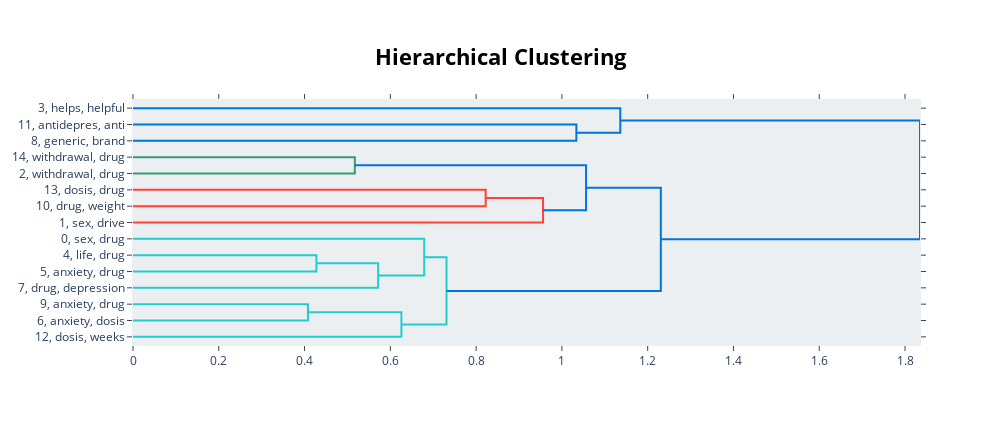

The notebook cell saved with this chart:
### Markdown cell above
**Hierchical clustering and top words**

### Code cell
#Hierarchical clustering 
model.visualize_hierarchy(custom_labels = True)

#Word scores
model.visualize_barchart(top_n_topics = 16, n_words=9, custom_labels=True, title= "Top Words Per Topic")

### Figure 1 — Plotly figure (JSON) as saved in the notebook; plotly's stock layout.template omitted (floating-point values rounded to 4 significant figures)
{"data": [{"hoverinfo": "text", "marker": {"color": "rgb(0,116,217)"}, "mode": "lines", "type": "scatter", "x": [0, 1.034, 1.034, 0], "xaxis": "x", "y": [-15, -15, -25, -25], "yaxis": "y"}, {"hoverinfo": "text", "marker": {"color": "rgb(0,116,217)"}, "mode": "lines", "type": "scatter", "x": [0, 1.136, 1.136, 1.034], "xaxis": "x", "y": [-5, -5, -20, -20], "yaxis": "y"}, {"hoverinfo": "text", "marker": {"color": "rgb(61,153,112)"}, "mode": "lines", "type": "scatter", "x": [0, 0.5172, 0.5172, 0], "xaxis": "x", "y": [-35, -35, -45, -45], "yaxis": "y"}, {"hoverinfo": "text", "marker": {"color": "rgb(255,65,54)"}, "mode": "lines", "type": "scatter", "x": [0, 0.8223, 0.8223, 0], "xaxis": "x", "y": [-55, -55, -65, -65], "yaxis": "y"}, {"hoverinfo": "text", "marker": {"color": "rgb(255,65,54)"}, "mode": "lines", "type": "scatter", "x": [0.8223, 0.9561, 0.9561, 0], "xaxis": "x", "y": [-60, -60, -75, -75], "yaxis": "y"}, {"hoverinfo": "text", "marker": {"color": "rgb(0,116,217)"}, "mode": "lines", "type": "scatter", "x": [0.5172, 1.056, 1.056, 0.9561], "xaxis": "x", "y": [-40, -40, -67.5, -67.5], "yaxis": "y"}, {"hoverinfo": "text", "marker": {"color": "rgb(35,205,205)"}, "mode": "lines", "type": "scatter", "x": [0, 0.4277, 0.4277, 0], "xaxis": "x", "y": [-95, -95, -105, -105], "yaxis": "y"}, {"hoverinfo": "text", "marker": {"color": "rgb(35,205,205)"}, "mode": "lines", "type": "scatter", "x": [0.4277, 0.5715, 0.5715, 0], "xaxis": "x", "y": [-100, -100, -115, -115], "yaxis": "y"}, {"hoverinfo": "text", "marker": {"color": "rgb(35,205,205)"}, "mode": "lines", "type": "scatter", "x": [0, 0.679, 0.679, 0.5715], "xaxis": "x", "y": [-85, -85, -107.5, -107.5], "yaxis": "y"}, {"hoverinfo": "text", "marker": {"color": "rgb(35,205,205)"}, "mode": "lines", "type": "scatter", "x": [0, 0.4079, 0.4079, 0], "xaxis": "x", "y": [-125, -125, -135, -135], "yaxis": "y"}, {"hoverinfo": "text", "marker": {"color": "rgb(35,205,205)"}, "mode": "lines", "type": "scatter", "x": [0.4079, 0.6258, 0.6258, 0], "xaxis": "x", "y": [-130, -130, -145, -145], "yaxis": "y"}, {"hoverinfo": "text", "marker": {"color": "rgb(35,205,205)"}, "mode": "lines", "type": "scatter", "x": [0.679, 0.7309, 0.7309, 0.6258], "xaxis": "x", "y": [-96.25, -96.25, -137.5, -137.5], "yaxis": "y"}, {"hoverinfo": "text", "marker": {"color": "rgb(0,116,217)"}, "mode": "lines", "type": "scatter", "x": [1.056, 1.231, 1.231, 0.7309], "xaxis": "x", "y": [-53.75, -53.75, -116.9, -116.9], "yaxis": "y"}, {"hoverinfo": "text", "marker": {"color": "rgb(0,116,217)"}, "mode": "lines", "type": "scatter", "x": [1.136, 1.835, 1.835, 1.231], "xaxis": "x", "y": [-12.5, -12.5, -85.31, -85.31], "yaxis": "y"}], "layout": {"autosize": false, "height": 425, "hoverlabel": {"bgcolor": "white", "font": {"family": "Rockwell", "size": 16}}, "hovermode": "closest", "plot_bgcolor": "#ECEFF1", "showlegend": false, "title": {"font": {"color": "Black", "size": 22}, "text": "<b>Hierarchical Clustering", "x": 0.5, "xanchor": "center", "yanchor": "top"}, "width": 1000, "xaxis": {"mirror": "allticks", "rangemode": "tozero", "showgrid": false, "showline": true, "showticklabels": true, "ticks": "outside", "type": "linear", "zeroline": false}, "yaxis": {"mirror": "allticks", "range": [-150, 0], "rangemode": "tozero", "showgrid": false, "showline": true, "showticklabels": true, "tickmode": "array", "ticks": "outside", "ticktext": ["3, helps, helpful", "11, antidepres, anti", "8, generic, brand", "14, withdrawal, drug", "2, withdrawal, drug", "13, dosis, drug", "10, drug, weight", "1, sex, drive", "0, sex, drug", "4, life, drug", "5, anxiety, drug", "7, drug, depression", "9, anxiety, drug", "6, anxiety, dosis", "12, dosis, weeks"], "tickvals": [-5, -15, -25, -35, -45, -55, -65, -75, -85, -95, -105, -115, -125, -135, -145], "type": "linear", "zeroline": false}}}
